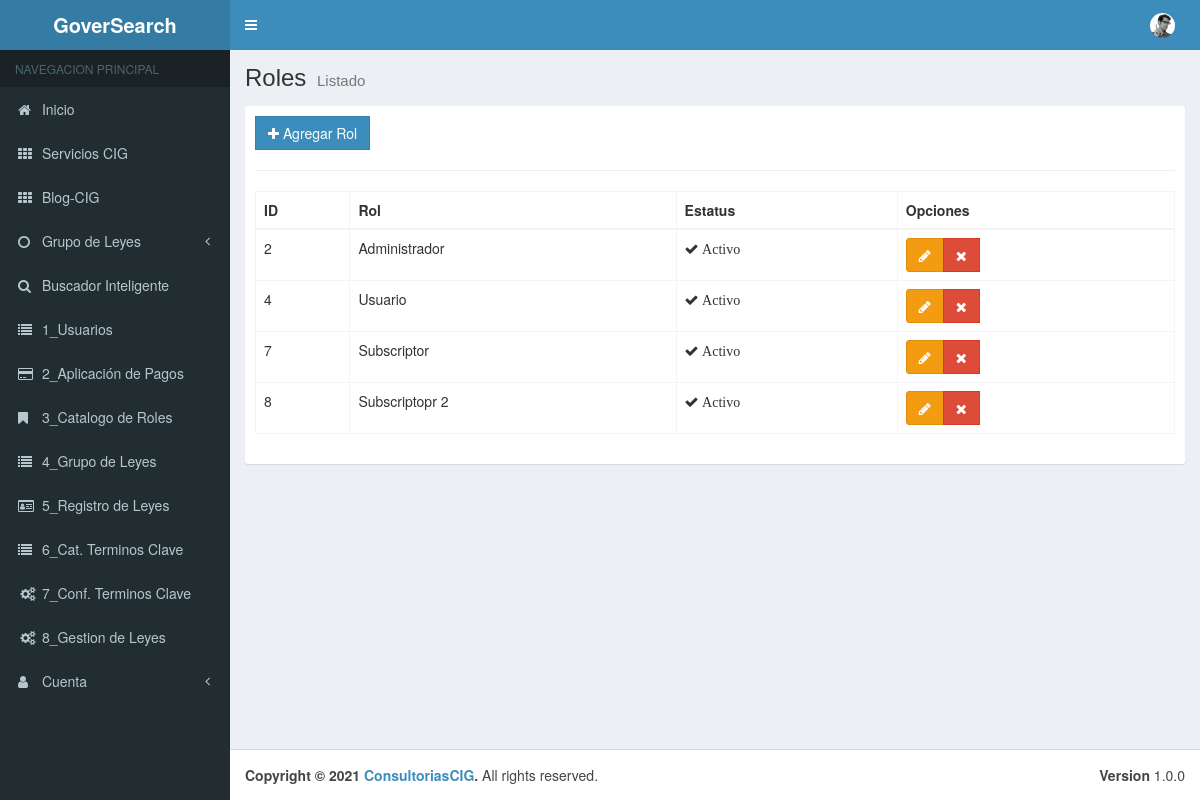
Before: /Menu/cRoles with the older database file.
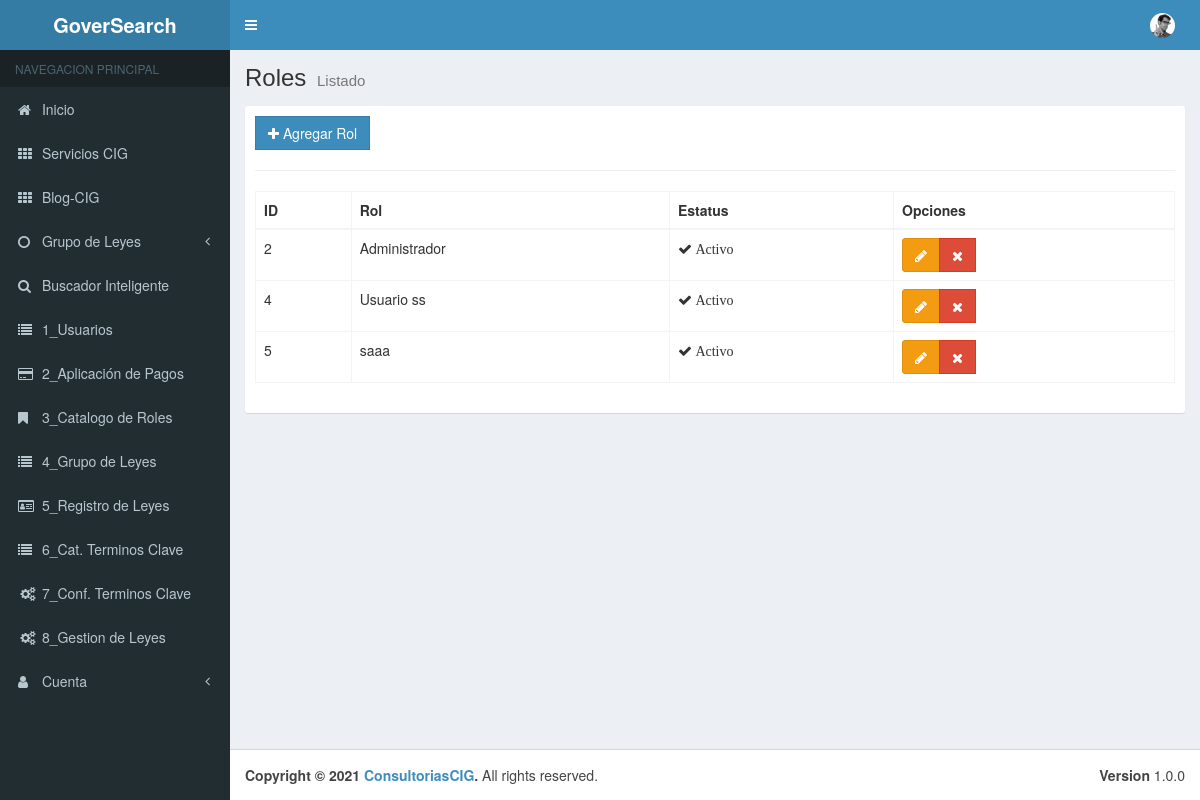
After: the same page with the newer database file.
### tables this page shows
CREATE TABLE `tbl_roles` (
  `pk_Rol` int(11) NOT NULL,
  `Nombre_Rol` varchar(50) NOT NULL,
  `Descripcion` varchar(50) NOT NULL,
  `Estado` bit(1) NOT NULL
);

### application/controllers/Menu/cRoles.php (called while the page is built, shortened)
<?php
class cRoles extends CI_Controller {
	public function __construct(){
		$this->load->model("Roles_Model");
		$this->load->model("Grupo_Leyes_Model");
	}
	public function index()
	{
		$aside = array(
			'cGrupos' => $this->Grupo_Leyes_Model->getGrupo_Model()
		);
		$data = array(
			'roles' =>$this->Roles_Model->getRoles(),
	   );
		$this->load->view("layouts/header");
		$this->load->view("layouts/aside", $aside);
		$this->load->view("admin/Menu/vRoles/list", $data);
		$this->load->view("layouts/footer");
	}
}

### index.php (called while the page is built, shortened)
<?php
require_once BASEPATH.'core/CodeIgniter.php';

### application/models/Roles_Model.php (called while the page is built, shortened)
<?php
class Roles_Model extends CI_Model {
    public function getRoles(){
        $resultados = $this->db->get("TBL_Roles");
        return $resultados->result();
    }
}

### application/views/admin/Menu/vRoles/list.php (shortened to what the changed rows need)
<div class="content-wrapper">
    <section class="content-header">
        <h1>
        Roles
        <small>Listado</small>
        </h1>
    </section>
    <section class="content">
        <div class="box box-solid">
            <div class="box-body">
                    <div class="row">
                        <div class="col-md-12">
                            <table id="example1" class="table table-bordered table-hover">
                                <thead>
                                <tr>
                                    <th>ID</th>
                                    <th>Rol</th>
                                    <th>Estatus</th>
                                    <th>Opciones</th>
                                    </tr>
                                </thead>
                                <tbody>
                                    <?php if(!empty($roles)):?>
                                        <?php foreach($roles as $rol):?>
                                            <tr>
                                                <td><?php echo $rol->pk_Rol;?></td>
                                                <td><?php echo $rol->Nombre_Rol;?></td>
                                                <td>
                                                <?php if($rol->Estado == 0): ?>
                                                    <span class="fa fa-times"> Inactivo</span>
                                                <?php else:?>
                                                    <span class="fa fa-check"> Activo</span>
                                                <?php endif;?>
                                            </td>
                                                <td>
                                                    <div class="btn-group">
                                                        <a href="<?php echo base_url()?>Menu/cRoles/edit/<?php echo $rol->pk_Rol;?>" class="btn btn-warning"><span class="fa fa-pencil"></span></a>
                                                        <a href="<?php echo base_url();?>Menu/cRoles/delete/<?php echo $rol->pk_Rol;?>" class="btn btn-danger btn-flat"><span class="fa fa-remove"></span></a>
                                                    </div>
                                                </td>
                                            </tr>
                                        <?php endforeach;?>
                                    <?php endif;?>
                                </tbody>
                            </table>
                        </div>
                    </div>
            </div>
        </div>
    </section>
</div>

Changed rows visible on the page:
removed tbl_roles: pk_Rol "7", Nombre_Rol "Subscriptor", Estado "Activo"
removed tbl_roles: pk_Rol "8", Nombre_Rol "Subscriptopr 2", Estado "Activo"
changed tbl_roles id 4: Nombre_Rol "Usuario" → "Usuario ss"
added tbl_roles: pk_Rol "5", Nombre_Rol "saaa", Estado "Activo"
